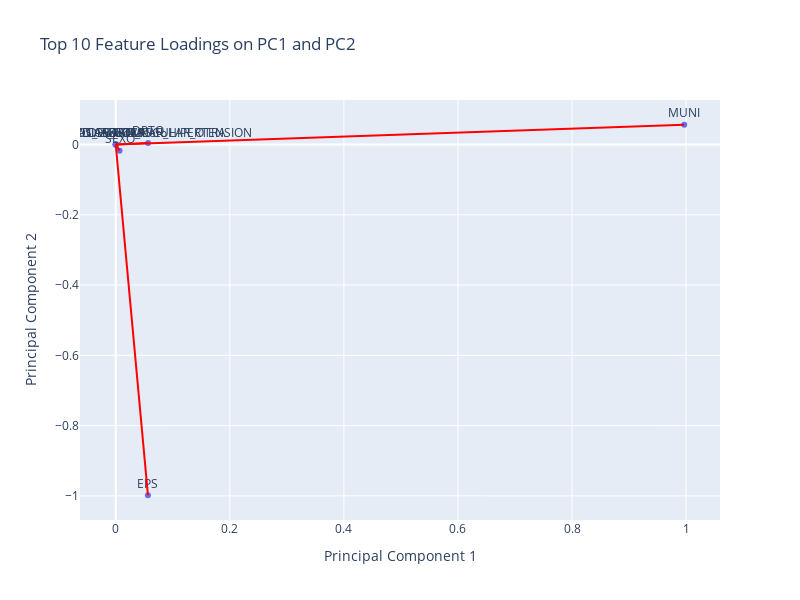

Notebook cell for this chart:
### Code cell
# 16. Interactive Feature Loadings Plot with Plotly

import plotly.express as px

# Create a DataFrame for feature loadings
feature_loadings = top_loadings[['Feature', 'PC1', 'PC2']]

# Create an interactive scatter plot for feature loadings
fig = px.scatter(
    feature_loadings,
    x='PC1',
    y='PC2',
    text='Feature',
    title='Top 10 Feature Loadings on PC1 and PC2',
    labels={
        'PC1': 'Principal Component 1',
        'PC2': 'Principal Component 2'
    },
    hover_data=['Feature', 'PC1', 'PC2']
)

# Add arrows manually as shapes (Plotly doesn't support arrows directly)
for _, row in feature_loadings.iterrows():
    fig.add_shape(
        type="line",
        x0=0, y0=0,
        x1=row['PC1'], y1=row['PC2'],
        line=dict(color='Red', width=2)
    )

# Update text positions
fig.update_traces(textposition='top center')

# Update layout for better visuals
fig.update_layout(
    showlegend=False,
    width=800,
    height=600
)

fig.show()

### Figure 1 — Plotly figure (JSON) as saved in the notebook; plotly's stock layout.template omitted (floating-point values rounded to 4 significant figures)
{"data": [{"customdata": [["EPS"], ["MUNI"], ["DPTO"], ["SEXO"], ["DIAS_COMP"], ["Edad"], ["ENFERMEDADCARDIOVASCULAR_HIPERTENSION"], ["DIAS_ESTAN_Neto"], ["DIABETES"], ["ENFERMEDADCARDIOVASCULAR_OTRA"]], "hovertemplate": "Principal Component 1=%{x}<br>Principal Component 2=%{y}<br>Feature=%{customdata[0]}<extra></extra>", "legendgroup": "", "marker": {"color": "#636efa", "symbol": "circle"}, "mode": "markers+text", "name": "", "orientation": "v", "showlegend": false, "text": ["EPS", "MUNI", "DPTO", "SEXO", "DIAS_COMP", "Edad", "ENFERMEDADCARDIOVASCULAR_HIPERTENSION", "DIAS_ESTAN_Neto", "DIABETES", "ENFERMEDADCARDIOVASCULAR_OTRA"], "textposition": "top center", "type": "scatter", "x": [0.05645, 0.9968, 0.05676, 0.006667, 3.429e-07, 2.377e-07, 2.201e-07, 1.461e-07, 1.676e-07, 1.433e-07], "xaxis": "x", "y": [-0.9982, 0.05641, 0.004257, -0.0173, -1.171e-06, -1.147e-06, -9.926e-07, -6.17e-07, -4.895e-07, -4.337e-07], "yaxis": "y"}], "layout": {"height": 600, "legend": {"tracegroupgap": 0}, "shapes": [{"line": {"color": "Red", "width": 2}, "type": "line", "x0": 0, "x1": 0.05645, "y0": 0, "y1": -0.9982}, {"line": {"color": "Red", "width": 2}, "type": "line", "x0": 0, "x1": 0.9968, "y0": 0, "y1": 0.05641}, {"line": {"color": "Red", "width": 2}, "type": "line", "x0": 0, "x1": 0.05676, "y0": 0, "y1": 0.004257}, {"line": {"color": "Red", "width": 2}, "type": "line", "x0": 0, "x1": 0.006667, "y0": 0, "y1": -0.0173}, {"line": {"color": "Red", "width": 2}, "type": "line", "x0": 0, "x1": 3.429e-07, "y0": 0, "y1": -1.171e-06}, {"line": {"color": "Red", "width": 2}, "type": "line", "x0": 0, "x1": 2.377e-07, "y0": 0, "y1": -1.147e-06}, {"line": {"color": "Red", "width": 2}, "type": "line", "x0": 0, "x1": 2.201e-07, "y0": 0, "y1": -9.926e-07}, {"line": {"color": "Red", "width": 2}, "type": "line", "x0": 0, "x1": 1.461e-07, "y0": 0, "y1": -6.17e-07}, {"line": {"color": "Red", "width": 2}, "type": "line", "x0": 0, "x1": 1.676e-07, "y0": 0, "y1": -4.895e-07}, {"line": {"color": "Red", "width": 2}, "type": "line", "x0": 0, "x1": 1.433e-07, "y0": 0, "y1": -4.337e-07}], "showlegend": false, "title": {"text": "Top 10 Feature Loadings on PC1 and PC2"}, "width": 800, "xaxis": {"anchor": "y", "domain": [0, 1], "title": {"text": "Principal Component 1"}}, "yaxis": {"anchor": "x", "domain": [0, 1], "title": {"text": "Principal Component 2"}}}}
